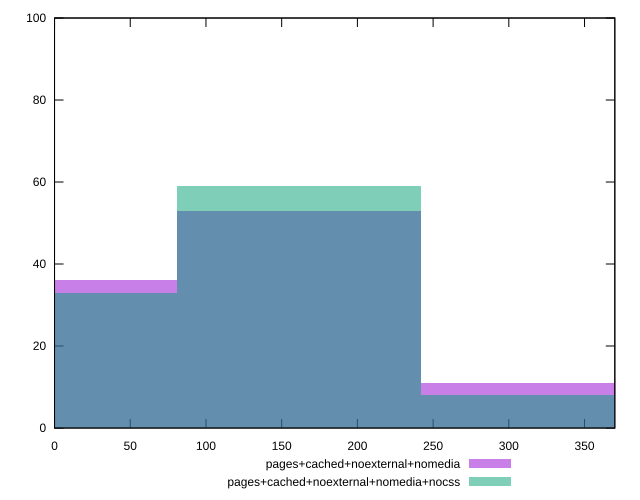

Generate this figure with gnuplot:
reset

$pagesCachedNoexternalNomedia <<EOF
0 36
161.39789632801254 53
322.79579265602507 11
EOF

$pagesCachedNoexternalNomediaNocss <<EOF
161.39789632801254 59
0 33
322.79579265602507 8
EOF

set key outside below
set boxwidth 161.39789632801254
set xrange [0:370]
set yrange [0:100]
set trange [0:100]
set style fill transparent solid 0.5 noborder
set terminal svg size 640, 500 enhanced background rgb 'white'
set output "reprap/unused-css-rules/comparison/histogram/3_vs_4.svg"

plot $pagesCachedNoexternalNomedia title "pages+cached+noexternal+nomedia" with boxes, \
     $pagesCachedNoexternalNomediaNocss title "pages+cached+noexternal+nomedia+nocss" with boxes

reset
